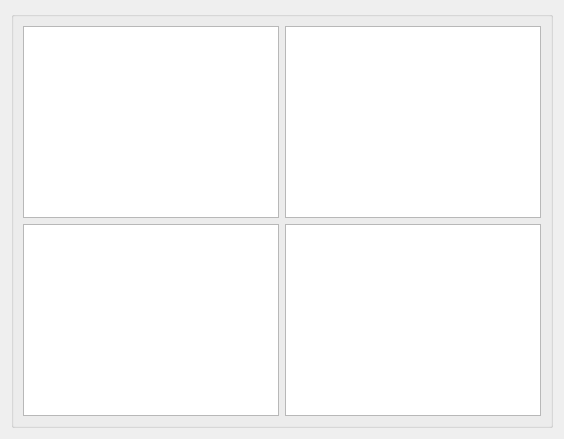
  <widget class="QWidget" name="centralwidget">
   <layout class="QGridLayout" name="gridLayout_8">
    <item row="0" column="0">
     <widget class="QGroupBox" name="groupBox_3">
      <property name="title">
       <string/>
      </property>
      <layout class="QGridLayout" name="gridLayout_9">
       <item row="0" column="0">
        <widget class="PlotWidget" name="ch1_PlotWidget">
         <property name="sizePolicy">
          <sizepolicy hsizetype="Expanding" vsizetype="Expanding">
           <horstretch>1</horstretch>
           <verstretch>1</verstretch>
          </sizepolicy>
         </property>
        </widget>
       </item>
       <item row="0" column="1">
        <widget class="PlotWidget" name="ch3_PlotWidget">
         <property name="sizePolicy">
          <sizepolicy hsizetype="Expanding" vsizetype="Expanding">
           <horstretch>1</horstretch>
           <verstretch>1</verstretch>
          </sizepolicy>
         </property>
        </widget>
       </item>
       <item row="1" column="0">
        <widget class="PlotWidget" name="ch2_PlotWidget">
         <property name="sizePolicy">
          <sizepolicy hsizetype="Expanding" vsizetype="Expanding">
           <horstretch>1</horstretch>
           <verstretch>1</verstretch>
          </sizepolicy>
         </property>
        </widget>
       </item>
       <item row="1" column="1">
        <widget class="PlotWidget" name="ch4_PlotWidget">
         <property name="sizePolicy">
          <sizepolicy hsizetype="Expanding" vsizetype="Expanding">
           <horstretch>1</horstretch>
           <verstretch>1</verstretch>
          </sizepolicy>
         </property>
        </widget>
       </item>
      </layout>
     </widget>
    </item>
   </layout>
  </widget>
